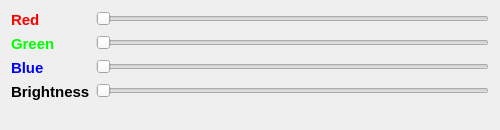
<?xml version="1.0" encoding="UTF-8"?>
<ui version="4.0">
    <class>Dialog</class>
    <widget class="QDialog" name="Dialog">
        <property name="geometry">
            <rect>
                <x>0</x>
                <y>0</y>
                <width>500</width>
                <height>130</height>
            </rect>
        </property>
        <property name="minimumSize">
            <size>
                <width>500</width>
                <height>130</height>
            </size>
        </property>
        <property name="maximumSize">
            <size>
                <width>500</width>
                <height>130</height>
            </size>
        </property>
        <property name="baseSize">
            <size>
                <width>500</width>
                <height>130</height>
            </size>
        </property>
        <property name="windowTitle">
            <string>Configure RGB LED</string>
        </property>
        <property name="modal">
            <bool>false</bool>
        </property>
        <layout class="QGridLayout" name="gridLayout">
            <item row="0" column="0">
                <layout class="QFormLayout" name="formLayout">
                    <item row="0" column="0">
                        <widget class="QLabel" name="label">
                            <property name="font">
                                <font>
                                    <pointsize>11</pointsize>
                                    <weight>75</weight>
                                    <bold>true</bold>
                                </font>
                            </property>
                            <property name="styleSheet">
                                <string notr="true">color: rgb(255, 0, 0)</string>
                            </property>
                            <property name="text">
                                <string>Red</string>
                            </property>
                        </widget>
                    </item>
                    <item row="0" column="1">
                        <widget class="QSlider" name="horizontalSlider">
                            <property name="maximum">
                                <number>255</number>
                            </property>
                            <property name="orientation">
                                <enum>Qt::Horizontal</enum>
                            </property>
                            <property name="tickPosition">
                                <enum>QSlider::NoTicks</enum>
                            </property>
                        </widget>
                    </item>
                    <item row="1" column="0">
                        <widget class="QLabel" name="greenLabel">
                            <property name="font">
                                <font>
                                    <pointsize>11</pointsize>
                                    <weight>75</weight>
                                    <bold>true</bold>
                                </font>
                            </property>
                            <property name="styleSheet">
                                <string notr="true">color: rgb(0, 255, 0)</string>
                            </property>
                            <property name="text">
                                <string>Green</string>
                            </property>
                        </widget>
                    </item>
                    <item row="1" column="1">
                        <widget class="QSlider" name="horizontalSlider_2">
                            <property name="orientation">
                                <enum>Qt::Horizontal</enum>
                            </property>
                        </widget>
                    </item>
                    <item row="2" column="0">
                        <widget class="QLabel" name="blueLabel">
                            <property name="font">
                                <font>
                                    <pointsize>11</pointsize>
                                    <weight>75</weight>
                                    <bold>true</bold>
                                </font>
                            </property>
                            <property name="styleSheet">
                                <string notr="true">color: rgb(0, 0, 255)</string>
                            </property>
                            <property name="text">
                                <string>Blue</string>
                            </property>
                        </widget>
                    </item>
                    <item row="2" column="1">
                        <widget class="QSlider" name="horizontalSlider_3">
                            <property name="orientation">
                                <enum>Qt::Horizontal</enum>
                            </property>
                        </widget>
                    </item>
                    <item row="3" column="0">
                        <widget class="QLabel" name="brightnessLabel">
                            <property name="font">
                                <font>
                                    <pointsize>11</pointsize>
                                    <weight>75</weight>
                                    <bold>true</bold>
                                </font>
                            </property>
                            <property name="text">
                                <string>Brightness</string>
                            </property>
                        </widget>
                    </item>
                    <item row="3" column="1">
                        <widget class="QSlider" name="horizontalSlider_4">
                            <property name="orientation">
                                <enum>Qt::Horizontal</enum>
                            </property>
                        </widget>
                    </item>
                </layout>
            </item>
        </layout>
    </widget>
    <resources/>
    <connections/>
</ui>
